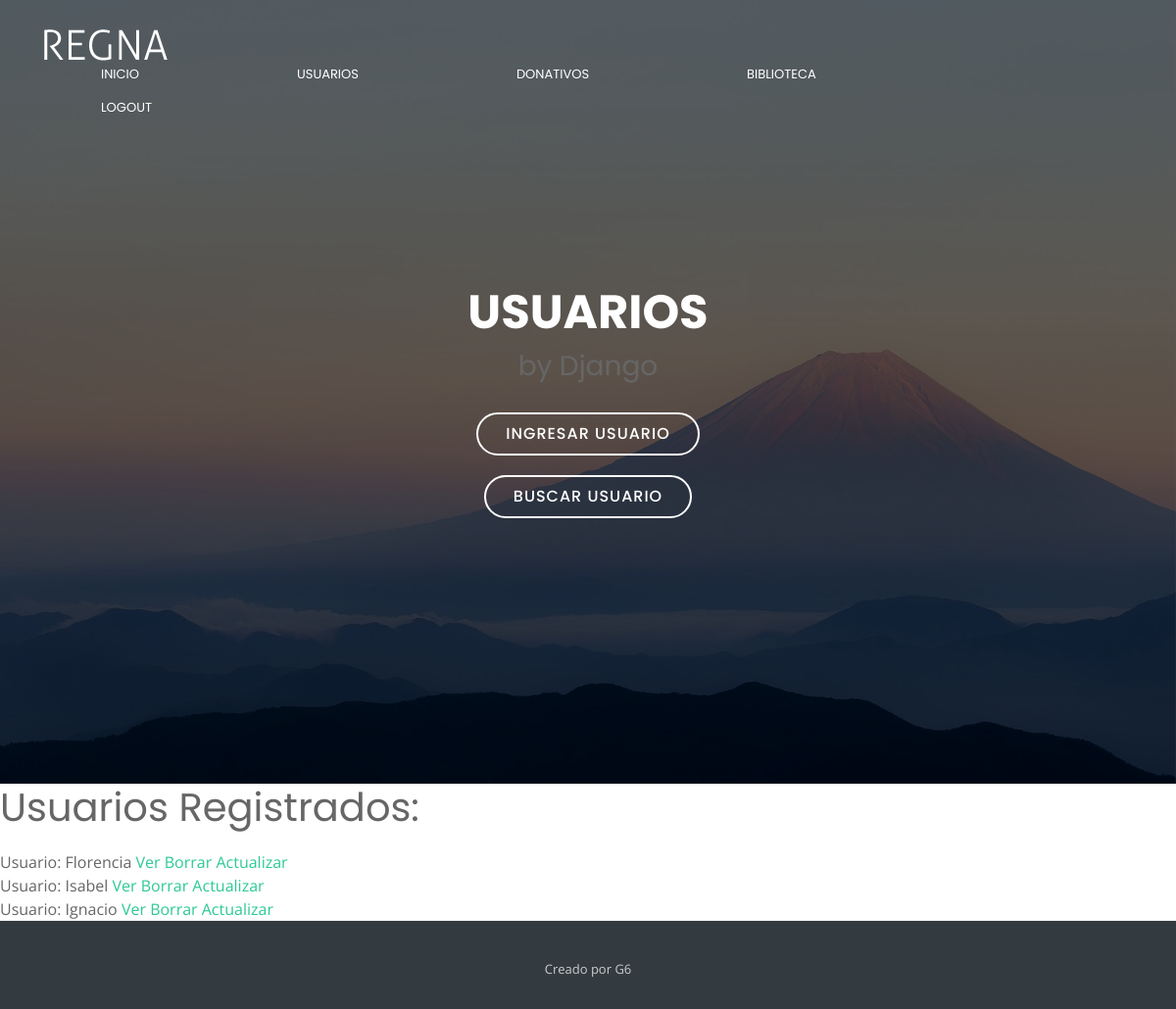
The page /AppEntrega/usuarios (signed in) on the database its author committed.
### AppEntrega/models.py (models this page shows)
class Usuarios(models.Model):
    nombre = models.CharField(max_length=15)
    apellido = models.CharField(max_length=15)
    email = models.EmailField()
    def __str__(self):
        return f'Usuario:  {self.nombre} '

### AppEntrega/views.py (the view)
# urls.py: path('usuarios',login_required(UsuarioListView.as_view()),name='usuarios'),
class UsuarioListView(ListView):
    model = Usuarios
    template_name = 'AppEntrega/usuarios.html'
    context_object_name = 'usuarios'

### AppEntrega/templates/AppEntrega/usuarios.html (shortened to what this page needs)
{%extends 'AppEntrega/base.html' %}
  {%load static%}
{%block fondo%}
<section id="hero">
  <div class="hero-container">
    <h1>USUARIOS</h1>
    <h3>  by Django </h3>
    <a href="{% url 'ingresarUsuarios' %}" class="btn-get-started">Ingresar Usuario</a>
    <a href="{% url 'buscarUsuario' %}" class="btn-get-started"> Buscar Usuario </a>
  </div>
</section>
<main id="main">
{%endblock%}
{% block cambio %}
<h1>Usuarios Registrados:</h1>
{%for usuario in usuarios%}
  {{usuario}}
  <a href="{% url 'verUsuario' usuario.id  %}" class="btn-get-started"> Ver </a>
  <a href="{% url 'borrarUsuario' usuario.id  %}" class="btn-get-started"> Borrar </a>
  <a href="{% url 'actualizarUsuario' usuario.id  %}" class="btn-get-started"> Actualizar </a>
  <br>
{%endfor%}
{% endblock %}

### AppEntrega/static/AppEntrega/css/style.css (style rules this page uses)
body { background: #fff; color: #666666; font-family: "Open Sans", sans-serif; }
a { color: #2dc997; }
h1, h2, h3, h4, h5, h6 { font-family: "Poppins", sans-serif; font-weight: 400; margin: 0 0 20px 0; padding: 0; }
#hero { width: 100%; height: 100vh; background: url(../img/hero-bg.jpg) top center; background-size: cover; position: relative; }
@media (min-width: 1024px) { #hero { background-attachment: fixed; } }
#hero:before { content: ""; background: rgba(0, 0, 0, 0.6); position: absolute; bottom: 0; top: 0; left: 0; right: 0; }
#hero .hero-container { position: absolute; bottom: 0; top: 0; left: 0; right: 0; display: flex; justify-content: center; align-items: center; flex-direction: column; text-align: center; }
#hero h1 { margin: 30px 0 10px 0; font-size: 48px; font-weight: 700; line-height: 56px; text-transform: uppercase; color: #fff; }
#hero .btn-get-started { font-family: "Poppins", sans-serif; text-transform: uppercase; font-weight: 500; font-size: 16px; letter-spacing: 1px; display: inline-block; padding: 8px 28px; border-radius: 50px; transition: 0.5s; margin: 10px; border: 2px solid #fff; color: #fff; }

### rows shown on the page
Usuarios: nombre "Usuario: Florencia"
Usuarios: nombre "Usuario: Isabel"
Usuarios: nombre "Usuario: Ignacio"
